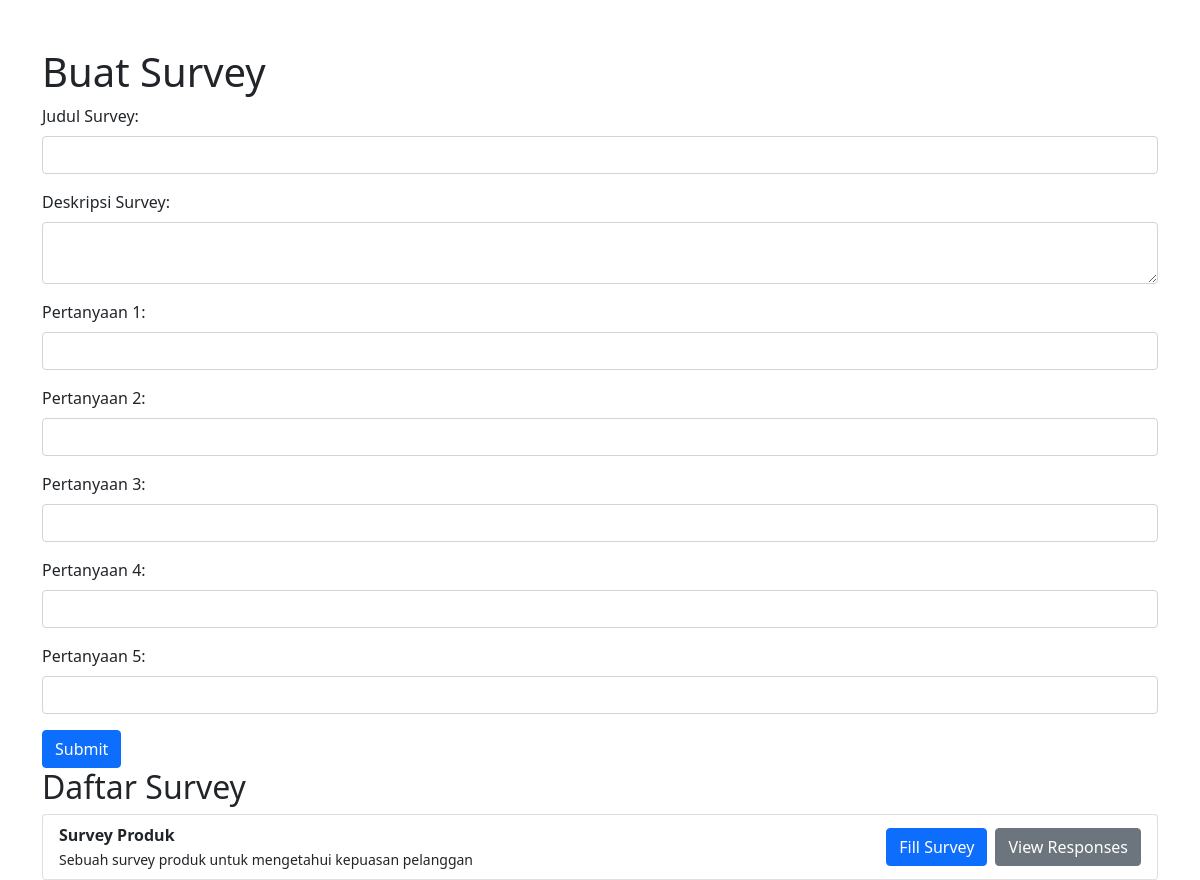
The page / on the database its author committed.
### tables this page shows
CREATE TABLE `surveys` (
  `id` int(11) NOT NULL,
  `title` varchar(255) NOT NULL,
  `description` text NOT NULL,
  `created_at` datetime DEFAULT current_timestamp()
);

### index.php (the view, shortened to what this page needs)
<?php
include 'db.php';
$surveys = $conn->query("SELECT id, title, description FROM surveys");
?>
<!DOCTYPE html>
<html lang="en">
<head>
    <link href="https://cdn.jsdelivr.net/npm/bootstrap@5.1.3/dist/css/bootstrap.min.css" rel="stylesheet">
</head>
<body>
    <div class="container mt-5">
        <div class="form-section">
            <h1>Buat Survey</h1>
            <form method="post">
                <div class="mb-3">
                    <label for="title" class="form-label">Judul Survey:</label>
                    <input type="text" class="form-control" name="title" id="title" required>
                </div>
                <div class="mb-3">
                    <label for="description" class="form-label">Deskripsi Survey:</label>
                    <textarea class="form-control" name="description" id="description" required></textarea>
                </div>
                <?php for ($i = 1; $i <= 5; $i++): ?>
                    <div class="mb-3">
                        <label for="question<?= $i ?>" class="form-label">Pertanyaan <?= $i ?>:</label>
                        <input type="text" class="form-control" name="question<?= $i ?>" id="question<?= $i ?>" required>
                    </div>
                <?php endfor; ?>
                <button type="submit" class="btn btn-primary">Submit</button>
            </form>
        </div>
        <div class="survey-list-section">
            <h2>Daftar Survey</h2>
            <?php
            if ($surveys->num_rows > 0) {
                echo "<ul class='list-group'>";
                while ($row = $surveys->fetch_assoc()) {
                    echo "<li class='list-group-item d-flex justify-content-between align-items-center'>";
                    echo "<div><strong>" . htmlspecialchars($row['title']) . "</strong><br>";
                    echo "<small>" . htmlspecialchars($row['description']) . "</small></div>";
                    echo "<div>";
                    echo "<a href='fill_survey.php?id=" . $row["id"] . "' class='btn btn-primary me-2'>Fill Survey</a>";
                    echo "<a href='view_responses.php?id=" . $row["id"] . "' class='btn btn-secondary'>View Responses</a>";
                    echo "</div>";
                    echo "</li>";
                }
                echo "</ul>";
            } else {
                echo "<div class='alert alert-warning'>No surveys found.</div>";
            }
            ?>
        </div>
    </div>
</body>
</html>

### rows shown on the page
surveys: title "Survey Produk", description "Sebuah survey produk untuk mengetahui kepuasan pelanggan"
